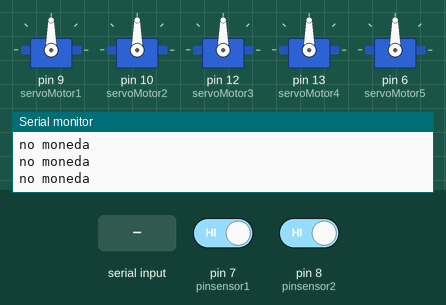
Recording of a sketch running on a simulated Arduino Uno, built with avr-gcc and run on an emulated ATmega328P. On the bench: 5 × servo, the last lines printed to the serial monitor. Inputs (shaded band) come from the test bench; at power-on: pin 7 (pinsensor1) HIGH, pin 8 (pinsensor2) HIGH.

Above: at 1.8 s.
1.9 s: pin 7 (pinsensor1) driven LOW
4.0 s: "1" received over Serial
At 5.3 s:
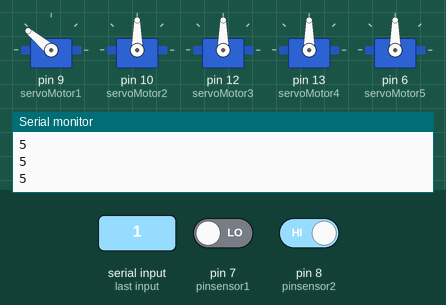
6.0 s: "2" received over Serial
At 6.8 s:
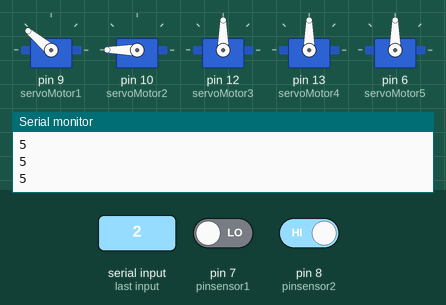
8.0 s: "4" received over Serial
At 8.4 s:
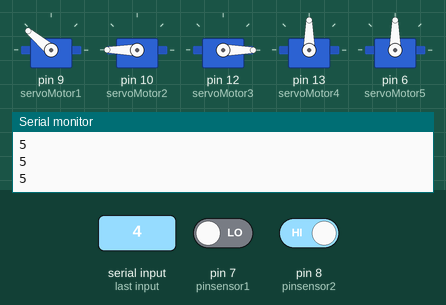
10.0 s: "5" received over Serial
At 11.1 s:
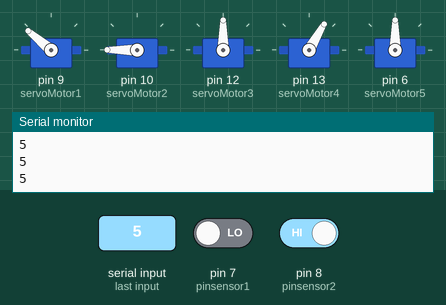
12.0 s: "7" received over Serial
At 13.8 s:
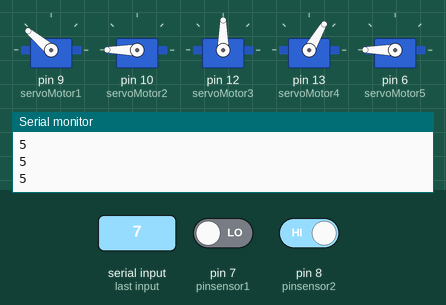
Timing chart, 0 to 15.0 s (numbered marks = the images above; inputs shaded):
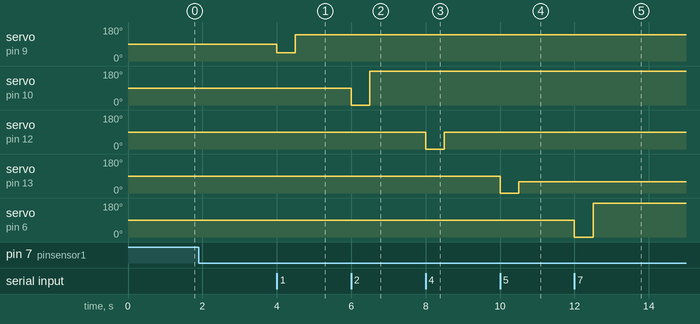

Measured:
- after the input at 4.0 s, servo on pin 9 (servoMotor1): 90° → 45° at once, → 140° 0.50 s later
- after the input at 6.0 s, servo on pin 10 (servoMotor2): 90° → 0° at once, → 180° 0.50 s later
- after the input at 8.0 s, servo on pin 12 (servoMotor3): 90° → 0° at once, → 90° 0.50 s later
- after the input at 10.0 s, servo on pin 13 (servoMotor4): 90° → 0° at once, → 60° 0.50 s later
- after the input at 12.0 s, servo on pin 6 (servoMotor5): 90° → 0° at once, → 180° 0.50 s later

The sketch:

servillo.ino
```cpp
#include <Servo.h>

char val;

Servo servoMotor1;      //monedas de 5
Servo servoMotor2;      //monedas de 10
Servo servoMotor3;      //pluma negra
Servo servoMotor4;      //pluma azul
Servo servoMotor5;      //cambio (nando)
int pinsensor1 = 7;     //sensor monedas de 5
int pinsensor2 = 8;     //sensor monedas de 10

boolean valorSensor1, valorSensor2;

void setup() {
  Serial.begin(9600);
  pinMode(pinsensor1, INPUT);
  pinMode(pinsensor2, INPUT);
  servoMotor1.attach(9);
  servoMotor2.attach(10);
  servoMotor3.attach(12);
  servoMotor4.attach(13);
  servoMotor5.attach(6);

}

void loop() {
  valorSensor1 = digitalRead(pinsensor1);
  valorSensor2 = digitalRead(pinsensor2);

  if (valorSensor1 == 0 || valorSensor2 == 0) {
    if(valorSensor1 == 0){
      Serial.println("5");
    }
    else if(valorSensor2 == 0){
      Serial.println("10");
    }
    if (Serial.available() > 0){
      val = Serial.read();
      if (val == '1'){          //servo de caida monedas 5
        servoMotor1.write(45);
        delay(500);
        servoMotor1.write(140);
        delay(500);
      }
      if (val == '2'){          //servo de caida monedas 10
        servoMotor2.write(0);
        delay(500);
        servoMotor2.write(180);
        delay(500);
      }
      if (val == '3'){

      }
      if (val == '4'){           //servo de caida pluma negra
        servoMotor3.write(0);
        delay(500);
        servoMotor3.write(90);
        delay(500);
      }
      if (val == '5'){          //servo de caida pluma azul
        servoMotor4.write(0);
        delay(500);
        servoMotor4.write(60);
        delay(500);
      }
      if (val == '6'){

      }
      if (val == '7'){          //servo de caida cambio 5
        servoMotor5.write(0);
        delay(500);
        servoMotor5.write(180);
        delay(500);
      }

    }
  }
  else {
    Serial.println("no moneda");
  }
  delay(500);

}
```
